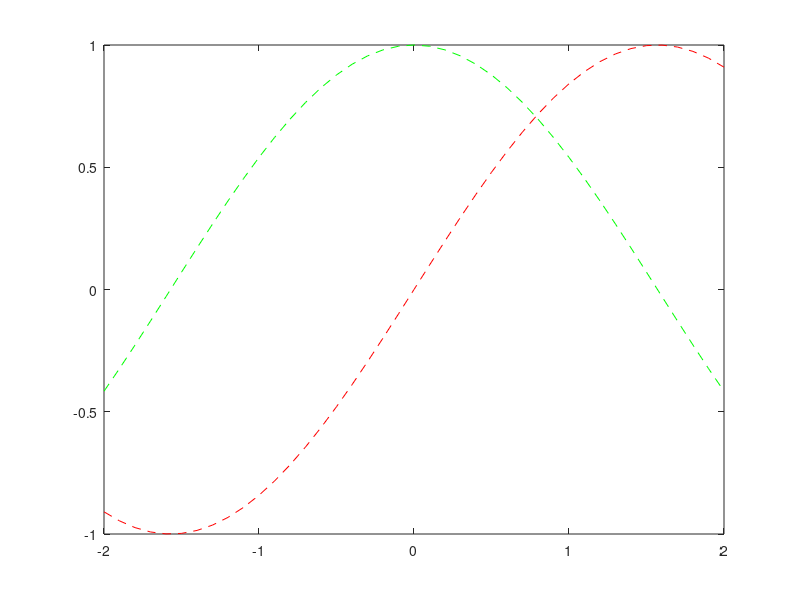

Write the MATLAB code that produced this figure.
range=[0:0.1:100];
output=sin(range);
plot(range,output)

range=[-2:0.1:2];
output=sin(range);
plot(range,output,'r--')
hold on
output=cos(range);
plot(range,output,'g--')
